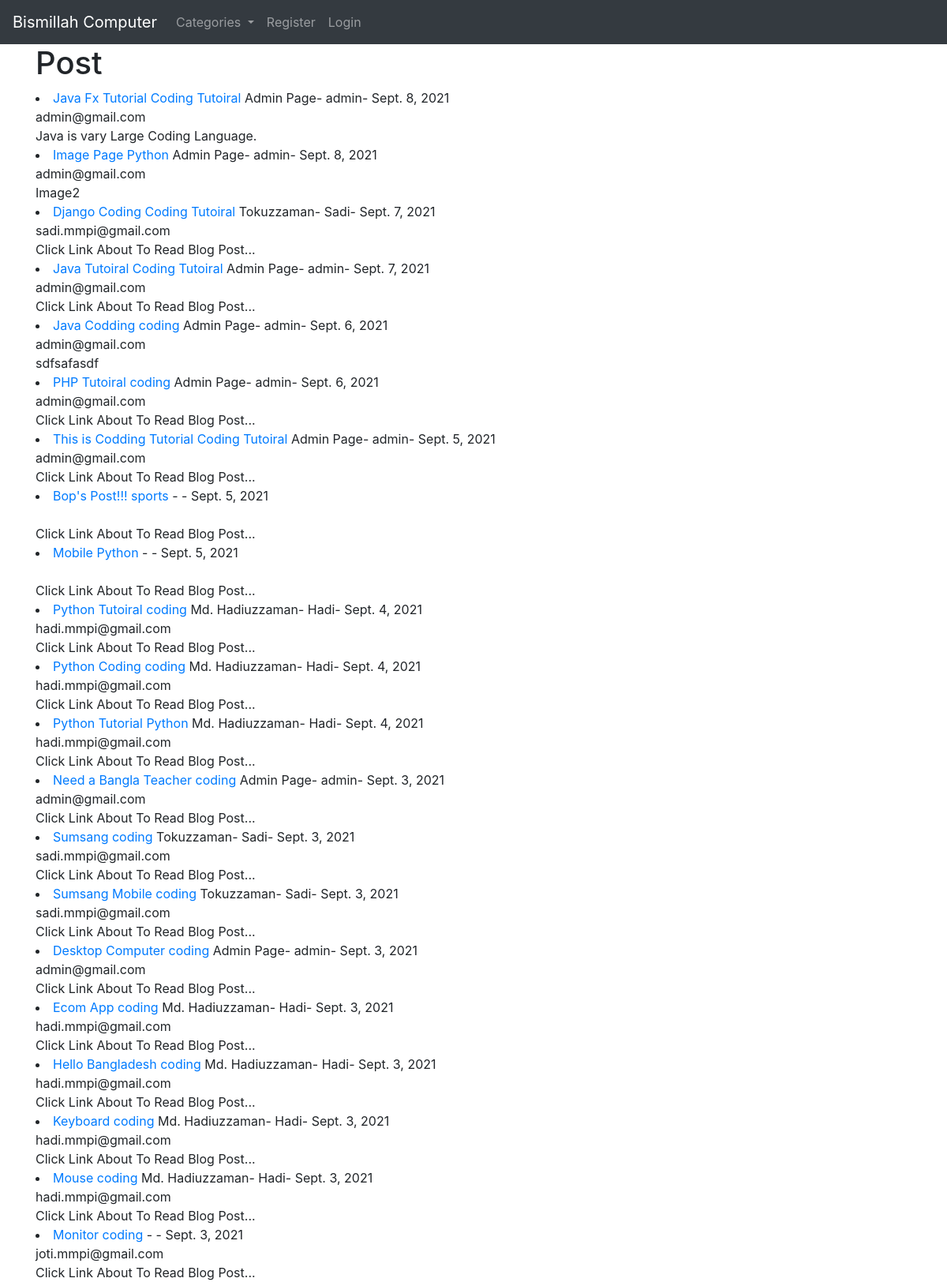
The page / on the database its author committed.
### theblog/models.py (models this page shows, shortened)
class Post(models.Model):
    title= models.CharField(max_length=100)
    header_image=models.ImageField(null=True,blank=True,upload_to="images/")
    author= models.ForeignKey(User,on_delete=models.CASCADE)
    body=RichTextField(blank=True,null=True)
    post_date=models.DateField(auto_now_add=True)
    category=models.CharField(max_length=255,default='coding')
    snippet = models.CharField(max_length=255)
    likes=models.ManyToManyField(User, related_name='blog_posts')

### theblog/views.py (the view)
# urls.py: path('', HomeView.as_view(), name='home'),
class HomeView(ListView):
    model = Post
    template_name = 'home.html'
    ordering = ['-post_date']
    def get_context_data(self,*args,**kwargs):
        cat_menu=Category.objects.all()
        context=super(HomeView,self).get_context_data(*args,**kwargs)
        context["cat_menu"]=cat_menu
        return context

### theblog/models.py (called while the page is built)
    def __str__(self):
        return self.name

### templates/home.html (shortened to what this page needs)
{% extends 'base.html' %}
{% block content %}
 <h1>Post</h1>
        {% for post in object_list %}
        <li><a href="{% url 'article-detail' post.pk %}">{{ post.title }}</a>
          <a href="{% url 'category' post.category %}">{{ post.category }}</a>
          {{ post.author.first_name }}-
          {{ post.author.last_name }}-
          {{ post.post_date }}
      </small><br>{{ post.author.email }}<br>
            {{ post.snippet }}
        </li>
        {% endfor %}
{% endblock %}

### rows shown on the page
Post: title "Java Fx Tutorial", category "Coding Tutoiral", author.first_name "Admin Page", author.last_name "admin", post_date "Sept. 8, 2021", author.email "admin@gmail.com", snippet "Java is vary Large Coding Language."
Post: title "Image Page", category "Python", author.first_name "Admin Page", author.last_name "admin", post_date "Sept. 8, 2021", author.email "admin@gmail.com", snippet "Image2"
Post: title "Django Coding", category "Coding Tutoiral", author.first_name "Tokuzzaman", author.last_name "Sadi", post_date "Sept. 7, 2021", author.email "sadi.mmpi@gmail.com", snippet "Click Link About To Read Blog Post..."
Post: title "Java Tutoiral", category "Coding Tutoiral", author.first_name "Admin Page", author.last_name "admin", post_date "Sept. 7, 2021", author.email "admin@gmail.com", snippet "Click Link About To Read Blog Post..."
Post: title "Java Codding", category "coding", author.first_name "Admin Page", author.last_name "admin", post_date "Sept. 6, 2021", author.email "admin@gmail.com", snippet "sdfsafasdf"
Post: title "PHP Tutoiral", category "coding", author.first_name "Admin Page", author.last_name "admin", post_date "Sept. 6, 2021", author.email "admin@gmail.com", snippet "Click Link About To Read Blog Post..."
Post: title "This is Codding Tutorial", category "Coding Tutoiral", author.first_name "Admin Page", author.last_name "admin", post_date "Sept. 5, 2021", author.email "admin@gmail.com", snippet "Click Link About To Read Blog Post..."
Post: title "Bop's Post!!!", category "sports", post_date "Sept. 5, 2021", snippet "Click Link About To Read Blog Post..."
Post: title "Mobile", category "Python", post_date "Sept. 5, 2021", snippet "Click Link About To Read Blog Post..."
Post: title "Python Tutoiral", category "coding", author.first_name "Md. Hadiuzzaman", author.last_name "Hadi", post_date "Sept. 4, 2021", author.email "hadi.mmpi@gmail.com", snippet "Click Link About To Read Blog Post..."
Post: title "Python Coding", category "coding", author.first_name "Md. Hadiuzzaman", author.last_name "Hadi", post_date "Sept. 4, 2021", author.email "hadi.mmpi@gmail.com", snippet "Click Link About To Read Blog Post..."
Post: title "Python Tutorial", category "Python", author.first_name "Md. Hadiuzzaman", author.last_name "Hadi", post_date "Sept. 4, 2021", author.email "hadi.mmpi@gmail.com", snippet "Click Link About To Read Blog Post..."
Post: title "Need a Bangla Teacher", category "coding", author.first_name "Admin Page", author.last_name "admin", post_date "Sept. 3, 2021", author.email "admin@gmail.com", snippet "Click Link About To Read Blog Post..."
Post: title "Sumsang", category "coding", author.first_name "Tokuzzaman", author.last_name "Sadi", post_date "Sept. 3, 2021", author.email "sadi.mmpi@gmail.com", snippet "Click Link About To Read Blog Post..."
Post: title "Sumsang Mobile", category "coding", author.first_name "Tokuzzaman", author.last_name "Sadi", post_date "Sept. 3, 2021", author.email "sadi.mmpi@gmail.com", snippet "Click Link About To Read Blog Post..."
Post: title "Desktop Computer", category "coding", author.first_name "Admin Page", author.last_name "admin", post_date "Sept. 3, 2021", author.email "admin@gmail.com", snippet "Click Link About To Read Blog Post..."
Post: title "Ecom App", category "coding", author.first_name "Md. Hadiuzzaman", author.last_name "Hadi", post_date "Sept. 3, 2021", author.email "hadi.mmpi@gmail.com", snippet "Click Link About To Read Blog Post..."
Post: title "Hello Bangladesh", category "coding", author.first_name "Md. Hadiuzzaman", author.last_name "Hadi", post_date "Sept. 3, 2021", author.email "hadi.mmpi@gmail.com", snippet "Click Link About To Read Blog Post..."
Post: title "Keyboard", category "coding", author.first_name "Md. Hadiuzzaman", author.last_name "Hadi", post_date "Sept. 3, 2021", author.email "hadi.mmpi@gmail.com", snippet "Click Link About To Read Blog Post..."
Post: title "Mouse", category "coding", author.first_name "Md. Hadiuzzaman", author.last_name "Hadi", post_date "Sept. 3, 2021", author.email "hadi.mmpi@gmail.com", snippet "Click Link About To Read Blog Post..."
Post: title "Monitor", category "coding", post_date "Sept. 3, 2021", author.email "joti.mmpi@gmail.com", snippet "Click Link About To Read Blog Post..."
